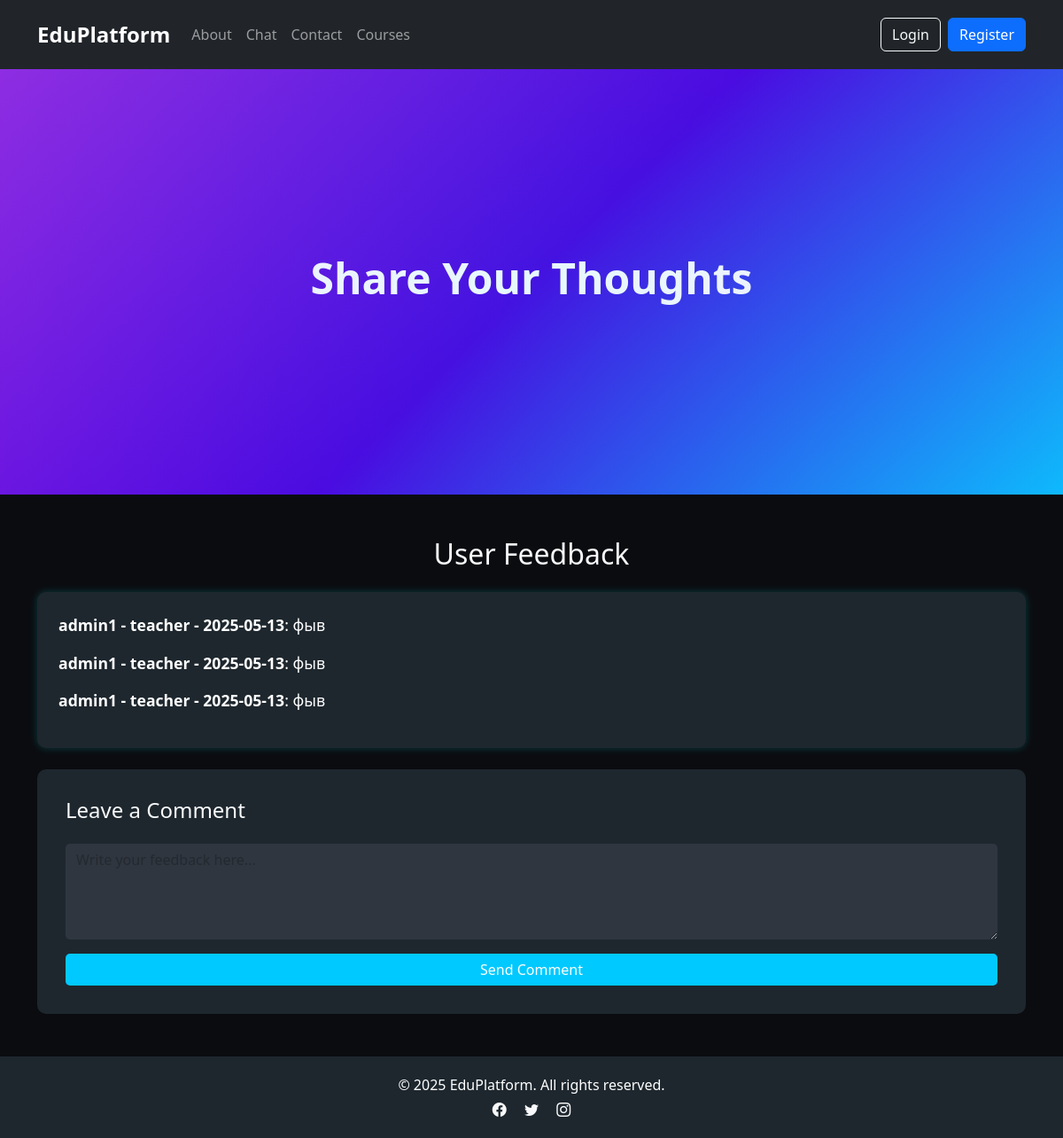
Page /chat/ on the earlier database version.
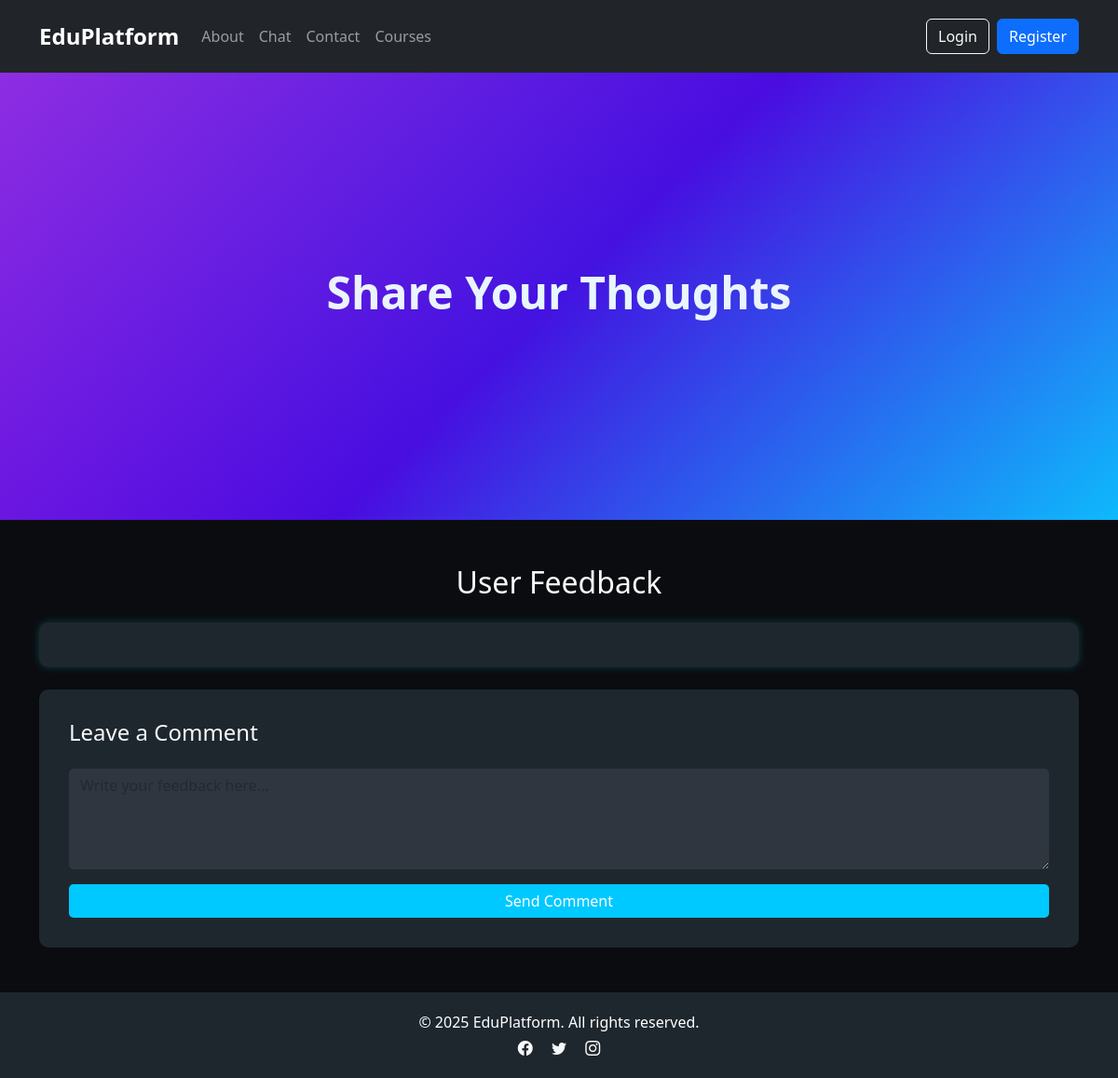
Same page on the later database version.
### index/models.py (models this page shows, shortened)
class Comment(models.Model):
    user = models.ForeignKey(AUTH_USER_MODEL, on_delete=models.CASCADE)
    text = models.TextField()
    created_at = models.DateTimeField(default=timezone.now)

class CustomUser(AbstractUser):
    role = models.CharField(max_length=10, choices=[('admin', 'Admin'), ('user', 'User'), ('student', 'Student'), ('teacher', 'Teacher')], default='student')
    avatar = models.ImageField(upload_to='avatars/', null=True, blank=True)
    birth_date = models.DateField(null=True, blank=False)
    def __str__(self):
        return f"{self.username} - {self.role} - {self.birth_date}"

### index/views.py (the view, shortened to what this page needs)
# urls.py: path('chat/', chat, name='chat'),
def chat(request):
    form = CommentForm()
    comments = Comment.objects.all()
    return render(request, 'index/chat.html', {'form': form, 'comment': comments})

### index/forms.py
class CommentForm(forms.ModelForm):
    class Meta:
        model = Comment
        fields = ('text',)

### templates/index/chat.html (shortened to what this page needs)
<!DOCTYPE html>
<html lang="en">
<head>
    <link href="https://cdn.jsdelivr.net/npm/bootstrap@5.3.3/dist/css/bootstrap.min.css" rel="stylesheet">
    <link href="https://cdn.jsdelivr.net/npm/bootstrap-icons@1.10.5/font/bootstrap-icons.css" rel="stylesheet">
</head>
<body>
<nav class="navbar navbar-expand-lg navbar-dark bg-dark py-3 shadow">
    <div class="container">
        <a class="navbar-brand fw-bold fs-4" href="{% url 'main' %}">EduPlatform</a>
        <div class="collapse navbar-collapse justify-content-between" id="navbarNav">
            <ul class="navbar-nav">
                <li class="nav-item"><a class="nav-link" href="{% url 'about' %}">About</a></li>
                <li class="nav-item"><a class="nav-link" href="{% url 'chat' %}">Chat</a></li>
                <li class="nav-item"><a class="nav-link" href="{% url 'contact' %}">Contact</a></li>
                <li class="nav-item"><a class="nav-link" href="{% url 'courses' %}">Courses</a></li>
            </ul>
            <ul class="navbar-nav">
    {% if user.is_authenticated %}
        <li class="nav-item"><span class="nav-link">Hi, {{ user.username }}</span></li>
        <li class="nav-item">
            <a class="btn btn-outline-info me-2" href="{% url 'profile' %}">Profile</a>
        </li>
        <li class="nav-item">
            <a class="btn btn-outline-light" href="{% url 'logout' %}">Logout</a>
        </li>
    {% else %}
        <li class="nav-item"><a class="btn btn-outline-light me-2" href="{% url 'login' %}">Login</a></li>
        <li class="nav-item"><a class="btn btn-primary" href="{% url 'register' %}">Register</a></li>
    {% endif %}
</ul>
        </div>
    </div>
</nav>
<header class="hero">
    <div class="container">
        <h1>Share Your Thoughts</h1>
    </div>
</header>
<section class="container py-5">
    <h2 class="text-center text-light mb-4">User Feedback</h2>
    <div class="comment-box">
        {% for comm in comment %}
            <p><strong>{{ comm.user }}</strong>: {{ comm.text }}</p>
        {% endfor %}
    </div>
    <div class="comment-form">
        <h4 class="text-light mb-4">Leave a Comment</h4>
        <form method="POST">
            <div class="mb-3">
                <textarea name="text" class="form-control" rows="4" placeholder="Write your feedback here..." required></textarea>
            </div>
            <button type="submit" class="btn btn-submit w-100">Send Comment</button>
        </form>
    </div>
</section>
<footer class="footer text-center text-white">
    <div class="container">
        <p class="mb-1">© 2025 EduPlatform. All rights reserved.</p>
        <div>
            <a href="#" class="text-light me-3"><i class="bi bi-facebook"></i></a>
            <a href="#" class="text-light me-3"><i class="bi bi-twitter"></i></a>
            <a href="#" class="text-light"><i class="bi bi-instagram"></i></a>
        </div>
    </div>
</footer>
</body>
</html>

### templates/index/chat.html (style rules this page uses)
body { background-color: #0b0c10; color: #ffffff; font-family: 'Segoe UI', sans-serif; min-height: 100vh; display: flex; flex-direction: column; }
.hero { background: linear-gradient(135deg, #8e2de2, #4a00e0, #00c9ff); height: 60vh; display: flex; align-items: center; justify-content: center; text-align: center; position: relative; overflow: hidden; }
.hero h1 { font-size: 3rem; font-weight: bold; color: #fff; z-index: 2; }
.hero::before { content: ''; position: absolute; width: 200%; height: 200%; background: radial-gradient(circle, #0abde3, #8e2de2, #1dd1a1); opacity: 0.1; animation: pulse 6s infinite ease-in-out; }
.comment-box { background-color: #1e272e; border-radius: 10px; padding: 1.5rem; margin-bottom: 1.5rem; box-shadow: 0 0 10px rgba(0, 255, 255, 0.2); }
.comment-form { background-color: #1e272e; padding: 2rem; border-radius: 10px; }
.form-control { background-color: #2f3640; border: none; color: white; border-radius: 5px; }
.btn-submit { background-color: #00c9ff; color: white; border: none; border-radius: 5px; transition: 0.3s; }
.footer { background-color: #1e272e; padding: 20px; color: #fff; text-align: center; margin-top: auto; }

Differences in the rows shown:
removed Comment: user "admin1 - teacher - 2025-05-13", text "фыв"
removed Comment: user "admin1 - teacher - 2025-05-13", text "фыв"
removed Comment: user "admin1 - teacher - 2025-05-13", text "фыв"
